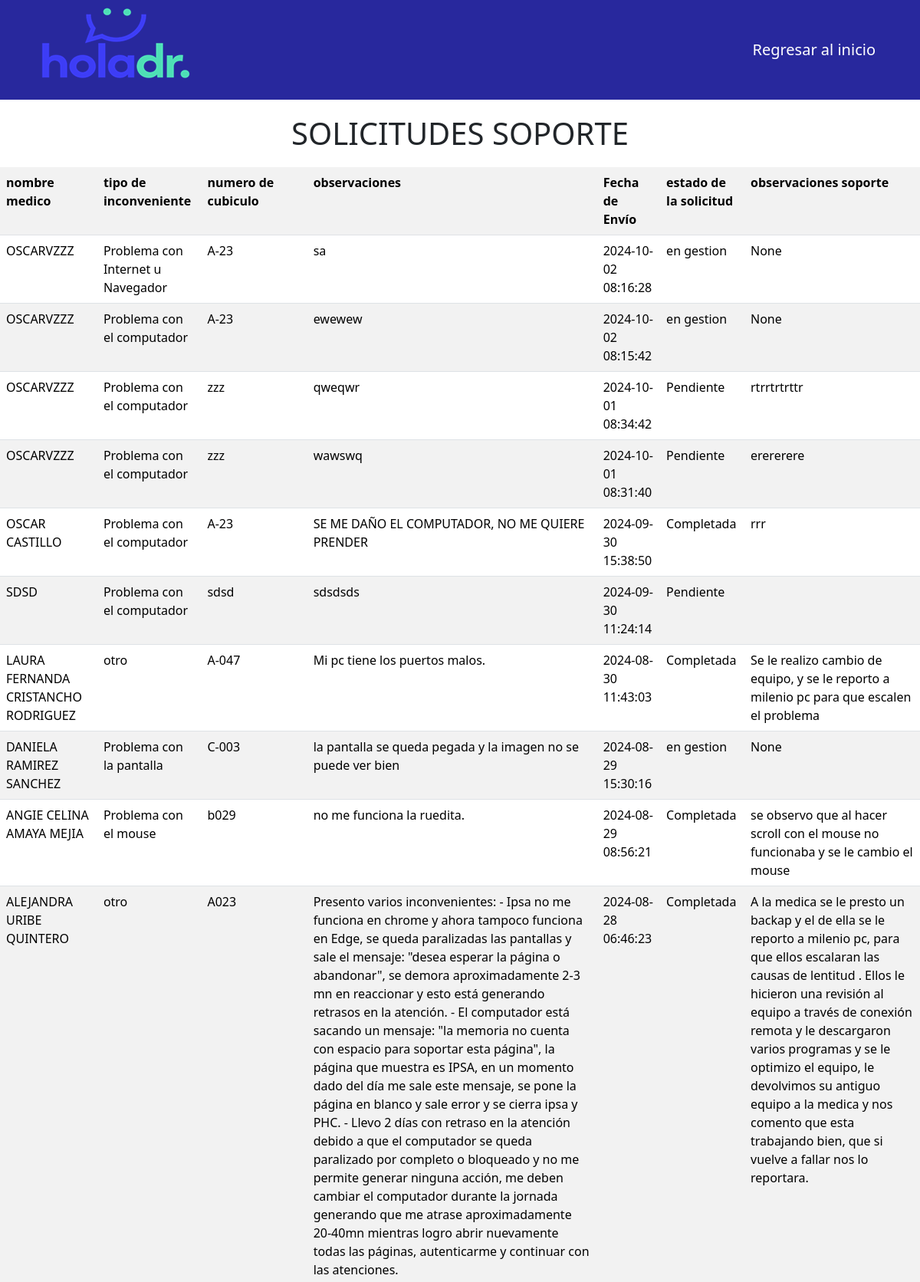
The app's page /soporte_medicos (upper part) with its own data.
### tables this page shows
CREATE TABLE "solicitar_soporte" (
	"nombres_completos"	TEXT,
	"tipo_de_inconveniente"	TEXT,
	"numero_cubiculo"	TEXT,
	"observaciones"	TEXT,
	"fecha_envio"	TEXT,
	"estado_de_solicitud"	NUMERIC,
	"observaciones2"	TEXT,
	"serial"	TEXT,
	"encargado"	TEXT,
	"ticket"	TEXT
);

### app.py (the view)
@app.route('/soporte_medicos')
def soporte_medicos():
    conn = sqlite3.connect('registro.db')
    c = conn.cursor()
    c.execute("SELECT * FROM solicitar_soporte ORDER BY fecha_envio DESC")
    rows = c.fetchall()
    conn.close()
    return render_template('soporte_medicos.html', rows=rows)

### templates/soporte_medicos.html (shortened to what this page needs)
<!DOCTYPE html>
<html lang="es">
<head>
    <link href="https://cdn.jsdelivr.net/npm/bootstrap@5.3.3/dist/css/bootstrap.min.css" rel="stylesheet">
</head>
<body>
        <nav class="navbar navbar-expand-lg navbar-dark">
            <div class="container">
                <img src="/static/imagenes/logo2.png" alt="">
                <a class="navbar-brand" href="/index" >Regresar al inicio</a>
            </div>
        </nav>
    <main>
        <h1>SOLICITUDES SOPORTE</h1>
        <table class="table table-striped">
            <tr>
                <th>nombre medico</th>
                <th>tipo de inconveniente</th>
                <th>numero de cubiculo</th>
                <th>observaciones</th>
                <th>Fecha de Envío</th>
                <th>estado de la solicitud</th>
                <th>observaciones soporte</th>
            </tr>
            {% for row in rows %}
            <tr>
                <td>{{ row[0] }}</td>
                <td>{{ row[1] }}</td>
                <td>{{ row[2] }}</td>
                <td>{{ row[3] }}</td>
                <td>{{ row[4] }}</td>
                <td>{{ row[5] }}</td>
                <td>{{ row[6] }}</td>
            </tr>
            {% endfor %}
        </table><br><hr>
    </main>
</body>
</html>

### templates/soporte_medicos.html (style rules this page uses)
.navbar { background-color: #28289D !important; }
h1 { text-align: center; margin-top: 20px; margin-bottom: 20px; }
table { width: 100%; border-collapse: collapse; }
th, td { padding: 10px; text-align: left; }
th { background-color: #28289D; color: #FFFFFF; }
tbody tr:nth-child(even) { background-color: #f2f2f2; }

### records on screen
solicitar_soporte: nombres_completos "OSCARVZZZ", tipo_de_inconveniente "Problema con Internet u Navegador", numero_cubiculo "A-23", observaciones "sa", fecha_envio "2024-10-02 08:16:28", estado_de_solicitud "en gestion", row "None"
solicitar_soporte: nombres_completos "OSCARVZZZ", tipo_de_inconveniente "Problema con el computador", numero_cubiculo "A-23", observaciones "ewewew", fecha_envio "2024-10-02 08:15:42", estado_de_solicitud "en gestion", row "None"
solicitar_soporte: nombres_completos "OSCARVZZZ", tipo_de_inconveniente "Problema con el computador", numero_cubiculo "zzz", observaciones "qweqwr", fecha_envio "2024-10-01 08:34:42", estado_de_solicitud "Pendiente", observaciones2 "rtrrtrtrttr"
solicitar_soporte: nombres_completos "OSCARVZZZ", tipo_de_inconveniente "Problema con el computador", numero_cubiculo "zzz", observaciones "wawswq", fecha_envio "2024-10-01 08:31:40", estado_de_solicitud "Pendiente", observaciones2 "erererere"
solicitar_soporte: nombres_completos "OSCAR CASTILLO", tipo_de_inconveniente "Problema con el computador", numero_cubiculo "A-23", observaciones "SE ME DAÑO EL COMPUTADOR, NO ME QUIERE PRENDER", fecha_envio "2024-09-30 15:38:50", estado_de_solicitud "Completada", observaciones2 "rrr"
solicitar_soporte: nombres_completos "SDSD", tipo_de_inconveniente "Problema con el computador", numero_cubiculo "sdsd", observaciones "sdsdsds", fecha_envio "2024-09-30 11:24:14", estado_de_solicitud "Pendiente"
solicitar_soporte: nombres_completos "LAURA FERNANDA CRISTANCHO RODRIGUEZ", tipo_de_inconveniente "otro", numero_cubiculo "A-047", observaciones "Mi pc tiene los puertos malos.", fecha_envio "2024-08-30 11:43:03", estado_de_solicitud "Completada", observaciones2 "Se le realizo cambio de equipo, y se le reporto a milenio pc para que escalen el problema"
solicitar_soporte: nombres_completos "DANIELA RAMIREZ SANCHEZ", tipo_de_inconveniente "Problema con la pantalla", numero_cubiculo "C-003", observaciones "la pantalla se queda pegada y la imagen no se puede ver bien", fecha_envio "2024-08-29 15:30:16", estado_de_solicitud "en gestion", row "None"
solicitar_soporte: nombres_completos "ANGIE CELINA AMAYA MEJIA", tipo_de_inconveniente "Problema con el mouse", numero_cubiculo "b029", observaciones "no me funciona la ruedita.", fecha_envio "2024-08-29 08:56:21", estado_de_solicitud "Completada", observaciones2 "se observo que al hacer scroll con el mouse no funcionaba y se le cambio el mouse"
solicitar_soporte: nombres_completos "ALEJANDRA URIBE QUINTERO", tipo_de_inconveniente "otro", numero_cubiculo "A023", observaciones "Presento varios inconvenientes: - Ipsa no me funciona en chrome y ahora tampoco funciona en Edge, se queda paralizadas las pantallas y sale el mensaje: \"desea esperar la página o abandonar\", se demora aproximadamente 2-3 mn en reaccionar y esto está generando retrasos en la atención. - El computador está sacando un mensaje: \"la memoria no cuenta con espacio para soportar esta página\", la página que muestra es IPSA, en un momento dado del día me sale este mensaje, se pone la página en blanco y sale error y se cierra ipsa y PHC. - Llevo 2 días con retraso en la atención debido a que el computador se queda paralizado por completo o bloqueado y no me permite generar ninguna acción, me deben…", fecha_envio "2024-08-28 06:46:23", estado_de_solicitud "Completada", observaciones2 "A la medica se le presto un backap y el de ella se le reporto a milenio pc, para que ellos escalaran las causas de lentitud . Ellos le hicieron una revisión al equipo a través de conexión remota y le descargaron varios programas y se le optimizo el equipo, le devolvimos su antiguo equipo a la medica y nos comento que esta trabajando bien, que si vuelve a fallar nos lo reportara."
